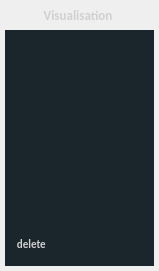
                        <widget class="QWidget" name="widget_25" native="true">
                         <property name="maximumSize">
                          <size>
                           <width>150</width>
                           <height>16777215</height>
                          </size>
                         </property>
                         <layout class="QVBoxLayout" name="verticalLayout_25">
                          <property name="spacing">
                           <number>7</number>
                          </property>
                          <property name="leftMargin">
                           <number>5</number>
                          </property>
                          <property name="topMargin">
                           <number>7</number>
                          </property>
                          <property name="rightMargin">
                           <number>5</number>
                          </property>
                          <property name="bottomMargin">
                           <number>5</number>
                          </property>
                          <item>
                           <widget class="QLabel" name="label_24">
                            <property name="minimumSize">
                             <size>
                              <width>0</width>
                              <height>16</height>
                             </size>
                            </property>
                            <property name="maximumSize">
                             <size>
                              <width>16777215</width>
                              <height>16</height>
                             </size>
                            </property>
                            <property name="font">
                             <font>
                              <family>Calibri</family>
                              <pointsize>10</pointsize>
                              <weight>75</weight>
                              <bold>true</bold>
                             </font>
                            </property>
                            <property name="styleSheet">
                             <string notr="true">color: rgb(208, 208, 208);
border-radius: none;
border-top: 20px;</string>
                            </property>
                            <property name="text">
                             <string>Visualisation </string>
                            </property>
                            <property name="alignment">
                             <set>Qt::AlignCenter</set>
                            </property>
                           </widget>
                          </item>
                          <item>
                           <widget class="QWidget" name="widget_23" native="true">
                            <property name="styleSheet">
                             <string notr="true">background-color: rgb(27, 37, 44);
</string>
                            </property>
                            <layout class="QGridLayout" name="gridLayout_14">
                             <property name="leftMargin">
                              <number>2</number>
                             </property>
                             <property name="topMargin">
                              <number>0</number>
                             </property>
                             <property name="rightMargin">
                              <number>0</number>
                             </property>
                             <property name="bottomMargin">
                              <number>3</number>
                             </property>
                             <property name="horizontalSpacing">
                              <number>0</number>
                             </property>
                             <property name="verticalSpacing">
                              <number>4</number>
                             </property>
                             <item row="1" column="0">
                              <widget class="QWidget" name="widget_24" native="true">
                               <property name="styleSheet">
                                <string notr="true"/>
                               </property>
                               <layout class="QHBoxLayout" name="horizontalLayout_30">
                                <property name="spacing">
                                 <number>10</number>
                                </property>
                                <property name="leftMargin">
                                 <number>0</number>
                                </property>
                                <property name="topMargin">
                                 <number>0</number>
                                </property>
                                <property name="rightMargin">
                                 <number>57</number>
                                </property>
                                <property name="bottomMargin">
                                 <number>2</number>
                                </property>
                                <item>
                                 <widget class="QLabel" name="label_21">
                                  <property name="minimumSize">
                                   <size>
                                    <width>45</width>
                                    <height>10</height>
                                   </size>
                                  </property>
                                  <property name="maximumSize">
                                   <size>
                                    <width>16777215</width>
                                    <height>16777215</height>
                                   </size>
                                  </property>
                                  <property name="font">
                                   <font>
                                    <family>Calibri</family>
                                    <pointsize>8</pointsize>
                                    <weight>75</weight>
                                    <bold>true</bold>
                                   </font>
                                  </property>
                                  <property name="styleSheet">
                                   <string notr="true">
color: rgb(208, 208, 208);</string>
                                  </property>
                                  <property name="text">
                                   <string>    delete </string>
                                  </property>
                                 </widget>
                                </item>
                                <item alignment="Qt::AlignLeft">
                                 <widget class="QToolButton" name="Supp_Expert">
                                  <property name="minimumSize">
                                   <size>
                                    <width>35</width>
                                    <height>35</height>
                                   </size>
                                  </property>
                                  <property name="maximumSize">
                                   <size>
                                    <width>35</width>
                                    <height>35</height>
                                   </size>
                                  </property>
                                  <property name="styleSheet">
                                   <string notr="true">border-radius: 19px; 
background-color: None;
background-repeat: no-repeat; 
background-position: center;</string>
                                  </property>
                                  <property name="text">
                                   <string/>
                                  </property>
                                  <property name="icon">
                                   <iconset>
                                    <normaloff>images/icons8-supprimer-400.png</normaloff>images/icons8-supprimer-400.png</iconset>
                                  </property>
                                  <property name="iconSize">
                                   <size>
                                    <width>90</width>
                                    <height>90</height>
                                   </size>
                                  </property>
                                  <property name="checkable">
                                   <bool>false</bool>
                                  </property>
                                  <property name="autoRepeat">
                                   <bool>false</bool>
                                  </property>
                                  <property name="autoExclusive">
                                   <bool>false</bool>
                                  </property>
                                 </widget>
                                </item>
                               </layout>
                              </widget>
                             </item>
                             <item row="0" column="0" alignment="Qt::AlignHCenter">
                              <widget class="QListWidget" name="listImages_expert">
                               <property name="styleSheet">
                                <string notr="true">	QListWidget{
color: rgb(208, 208, 208);
background-color: #283741
selection-background-color: #0099ff;
border-radius: 10px;
}
        QScrollBar:vertical {    
          
            background:rgba(40,55,65,255);
            width:15px;
            margin: 0px 0px 0px 0px;
        }
        QScrollBar::handle:vertical {
            background:rgba(40,55,65,255);
            min-height: 0px;
        }
        QScrollBar::add-line:vertical {
background-color:white
            height: 0px;
            subcontrol-position: bottom;
            subcontrol-origin: margin;

        }
        QScrollBar::sub-line:vertical {
background-color:white;
            height: 0 px;
            subcontrol-position: top;
            subcontrol-origin: margin;
        }</string>
                               </property>
                              </widget>
                             </item>
                            </layout>
                           </widget>
                          </item>
                         </layout>
                        </widget>
